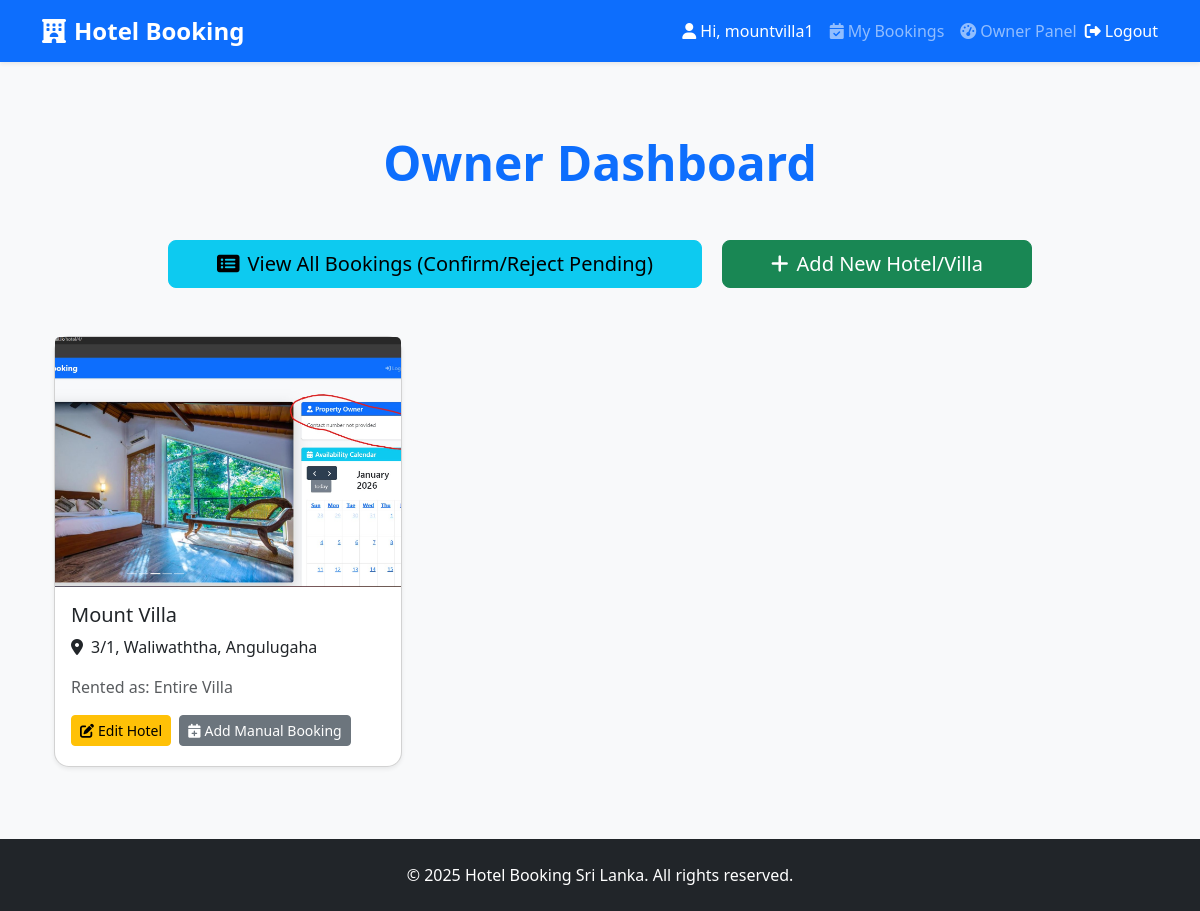
The app's page /owner/dashboard/ (signed in) with its own data.
### core/models.py (models this page shows, shortened)
class Hotel(models.Model):
    owner = models.ForeignKey(User, on_delete=models.CASCADE, related_name='hotels')
    name = models.CharField(max_length=200)
    address = models.CharField(max_length=300)
    description = models.TextField()
    main_image = models.ImageField(upload_to='hotels/')
    photo1 = models.ImageField(upload_to='hotels/', blank=True, null=True)
    photo2 = models.ImageField(upload_to='hotels/', blank=True, null=True)
    photo3 = models.ImageField(upload_to='hotels/', blank=True, null=True)
    photo4 = models.ImageField(upload_to='hotels/', blank=True, null=True)
    facilities = MultiSelectField(choices=[
        ('wifi', 'Free WiFi'),
        ('pool', 'Swimming Pool'),
        ('parking', 'Parking'),
        ('restaurant', 'Restaurant'),
        ('ac', 'Air Conditioning'),
        ('gym', 'Gym'),
        ('spa', 'Spa'),
    ], blank=True)
    rented_type = models.CharField(max_length=20, choices=RENTED_TYPE_CHOICES, default='rooms')
    price_per_night = models.DecimalField(max_digits=10, decimal_places=2, blank=True, null=True)
    google_location_link = models.URLField(blank=True, null=True, verbose_name="Google Maps Link")
    facebook_page = models.URLField(blank=True, null=True, verbose_name="Facebook Page Link")  # මේක add කරන්න

### core/views.py (the view)
# urls.py: path('owner/dashboard/', views.owner_dashboard, name='owner_dashboard'),
@login_required
def owner_dashboard(request):
    if request.user.profile.role != 'owner':
        messages.error(request, 'Only owners can access this page.')
        return redirect('home')
    hotels = Hotel.objects.filter(owner=request.user)
    return render(request, 'core/owner_dashboard.html', {'hotels': hotels})

### templates/core/owner_dashboard.html (shortened to what this page needs)
{% extends 'core/base.html' %}
{% load static %}
{% block content %}
<div class="container mt-5">
    <h1 class="text-center mb-5 display-5 fw-bold text-primary">Owner Dashboard</h1>
    <div class="text-center mb-5">
        <a href="{% url 'owner_bookings' %}" class="btn btn-info btn-lg px-5 me-3">
            <i class="fas fa-list-alt me-2"></i>View All Bookings (Confirm/Reject Pending)
        </a>
        <a href="{% url 'add_hotel' %}" class="btn btn-success btn-lg px-5">
            <i class="fas fa-plus me-2"></i>Add New Hotel/Villa
        </a>
    </div>
    {% if hotels %}
        <div class="row">
            {% for hotel in hotels %}
                <div class="col-md-6 col-lg-4 mb-5">
                    <div class="card shadow-sm h-100">
                        {% if hotel.main_image %}
                            <img src="{{ hotel.main_image.url }}" class="card-img-top" alt="{{ hotel.name }}" style="height: 250px; object-fit: cover;">
                        {% else %}
                            <div class="bg-light text-center py-5" style="height: 250px;">
                                <i class="fas fa-hotel fa-4x text-muted"></i>
                            </div>
                        {% endif %}
                        <div class="card-body d-flex flex-column">
                            <h5 class="card-title">{{ hotel.name }}</h5>
                            <p class="card-text"><i class="fas fa-map-marker-alt me-2"></i>{{ hotel.address }}</p>
                            <p class="card-text text-muted">Rented as: {{ hotel.get_rented_type_display }}</p>
                            <div class="mt-auto">
                                <a href="{% url 'edit_hotel' hotel.id %}" class="btn btn-warning btn-sm me-1 mb-1">
                                    <i class="fas fa-edit me-1"></i>Edit Hotel
                                </a>
                                <a href="{% url 'add_manual_booking' hotel.id %}" class="btn btn-secondary btn-sm mb-1">
                                    <i class="fas fa-calendar-plus me-1"></i>Add Manual Booking
                                </a>
                            </div>
                        </div>
                    </div>
                </div>
            {% endfor %}
        </div>
    {% else %}
        <div class="text-center py-5">
            <p class="text-muted fs-4">No hotels added yet. Click "Add New Hotel/Villa" to get started!</p>
        </div>
    {% endif %}
</div>
{% endblock %}

### templates/core/base.html (shortened to what this page needs)
{% load static %}
<!DOCTYPE html>
<html lang="en">
<head>
    <link href="https://cdn.jsdelivr.net/npm/bootstrap@5.3.3/dist/css/bootstrap.min.css" rel="stylesheet">
    <link rel="stylesheet" href="https://cdnjs.cloudflare.com/ajax/libs/font-awesome/6.5.0/css/all.min.css">
    <link href="https://cdn.jsdelivr.net/npm/fullcalendar@6.1.15/index.global.min.css" rel="stylesheet">
    <link rel="stylesheet" href="{% static 'css/style.css' %}">
</head>
<body class="bg-light d-flex flex-column min-vh-100">
    <nav class="navbar navbar-expand-lg navbar-dark bg-primary shadow-sm">
        <div class="container">
            <a class="navbar-brand fw-bold fs-4" href="{% url 'home' %}">
                <i class="fas fa-hotel me-2"></i>Hotel Booking
            </a>
            <div class="collapse navbar-collapse" id="navbarNav">
                <ul class="navbar-nav ms-auto align-items-center">
                    {% if user.is_authenticated %}
                        <li class="nav-item">
                            <span class="nav-link text-white"><i class="fas fa-user me-1"></i>Hi, {{ user.username }}</span>
                        </li>
                        <li class="nav-item">
                            <a class="nav-link" href="{% url 'my_bookings' %}">
                                <i class="fas fa-calendar-check me-1"></i>My Bookings
                            </a>
                        </li>
                        {% if user.profile.role == 'owner' %}
                            <li class="nav-item">
                                <a class="nav-link" href="{% url 'owner_dashboard' %}">
                                    <i class="fas fa-tachometer-alt me-1"></i>Owner Panel
                                </a>
                            </li>
                        {% endif %}
                        <li class="nav-item">
                            <form action="{% url 'logout' %}" method="post" class="d-inline">
                                <button type="submit" class="nav-link btn btn-link text-white p-0 border-0">
                                    <i class="fas fa-sign-out-alt me-1"></i>Logout
                                </button>
                            </form>
                        </li>
                    {% endif %}
                </ul>
            </div>
        </div>
    </nav>
    <main class="flex-grow-1">
        <div class="container py-4">
            {% block content %}
            {% endblock %}
        </div>
    </main>
    <footer class="bg-dark text-white text-center py-4 mt-auto">
        <div class="container">
            <p class="mb-0">&copy; 2025 Hotel Booking Sri Lanka. All rights reserved.</p>
        </div>
    </footer>
</body>
</html>

### static/css/style.css (style rules this page uses)
body { background-color: #f8f9fa; }
.card { border-radius: 15px; }

### records on screen
Hotel: main_image (picture), name "Mount Villa", address "3/1, Waliwaththa, Angulugaha", rented_type "Entire Villa"

### other values on screen
{{ user.username }} "mountvilla1"
